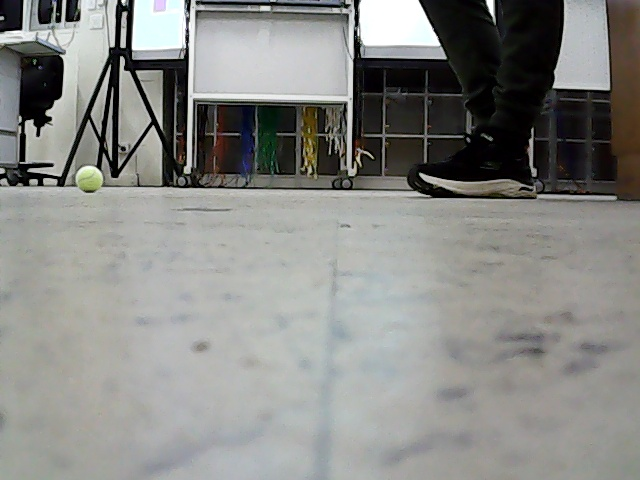
#> input picture notebooks/scratchspace/camera/tennis_ball/image_22.jpg, 640 x 480 px
$ python apply_calib_to_tennis_bal_altl.py
#> lines starting #> are read from the running program, lines starting #| are printed output that depends on the picture; after the words box and inside, x2 and y2 are one past the last pixel; in counts of white or black regions, pixels touching at a corner belong together

"""
This file takes an image of a tennis ball and applies the camera calibration matrix to reproject the tennis ball's
coordinates in 3D space. The steps are as follows:
1. Set IMAGE_PATH to the correct path of the tennis ball image.
2. Set CALIB_MATRIX to the path of the camera calibration matrix.
3. Define the color ranges for the tennis ball in the HSV color space. (You don't have to do this)

Then, the file:
- uses our OpenCV code (generated by Claude AI with background subtraction, etc.) to detect the tennis ball
- finds the pixel coordinates of the image of the tennis ball
- recenters the image coordinates so that the x-coordinates are centered at the image center (because our robot will be at the center of the image)
- reprojects the centered image coordinates to 3D space using the camera calibration matrix
- visualizes the original image, the 2D image points, and the reprojected 3D points

"""


import cv2
import numpy as np
from matplotlib import pyplot as plt
from IPython import display
import numpy as np
import cv2
import matplotlib.pyplot as plt

# Constants
IMAGE_PATH = 'tennis_ball/image_22.jpg'
CALIB_MATRIX = 'camera_calibration-2_3.npz'
Y_FLIP = True
X_FLIP = True
APERTURE_WIDTH_MM = 3.6
APERTURE_HEIGHT_MM = 2.7
IMAGE_SIZE = (640, 480)
TENNIS_BALL_DIAMETER_MM = 65  # Diameter of a tennis ball in mm

# Camera calibration parameters
FOCAL_LENGTH_MM = 4.15

# Define multiple color ranges for different lighting conditions
color_ranges = [
    (np.array([20, 40, 80]), np.array([80, 255, 255])),  # Yellow-green
    (np.array([15, 30, 70]), np.array([85, 255, 255]))  # Broader range
]


def calculate_pixels_per_mm(fx, image_width, sensor_width_mm):
    return fx / sensor_width_mm


def estimate_distance_with_only_ratio(real_radius_cm, pixel_radius, focal_length_pixels):
    """
    Estimate the distance to the tennis ball.

    :param real_radius_cm: The real-world radius of the tennis ball (in cm).
    :param pixel_radius: The detected radius of the tennis ball in pixels.
    :param focal_length_pixels: The camera's focal length in pixels (from camera calibration).
    :return: Estimated distance to the tennis ball in cm.
    """
    distance_cm = (focal_length_pixels * real_radius_cm) / pixel_radius

    return distance_cm

def estimate_distance_with_fx(matrix, r_m, r_px, u):
    dist = matrix[0, 0] * r_m / r_px
    horizontal_offset = (u - matrix[0, 2]) * (r_m / r_px)
    return dist, horizontal_offset


def distance_with_ratio_and_focal_length(object_size_px, pixels_per_mm, object_real_size_mm, focal_length_mm):
    object_size_mm = object_size_px / pixels_per_mm
    distance_mm = object_real_size_mm * focal_length_mm / object_size_mm
    return distance_mm


# Load calibration data
with np.load(CALIB_MATRIX) as calibration_data:
#> (reads notebooks/scratchspace/camera/camera_calibration-2_3.npz from the repository)
    mtx = calibration_data['camera_matrix']
    print("[fx 0 cx\n0 fy cy\n0 0 1]")
    print(mtx)

    fx = mtx[0, 0]  # Focal length in the x-axis
    cx = mtx[0, 2]  # Principal point in the x-axis
    fy = mtx[1, 1]  # Focal length in the y-axis
    cy = mtx[1, 2]  # Principal point in the y-axis
    dist = calibration_data['dist_coeffs']
    rvecs = calibration_data['rvecs']
    tvecs = calibration_data['tvecs']


fovx, fovy, focalLength, principalPoint, aspectRatio = cv2.calibrationMatrixValues(mtx, IMAGE_SIZE, 3.6, 2.7)
# Load the image
frame = cv2.imread(IMAGE_PATH)
#> frame is the input picture: shape (480, 640, 3); mean B, G, R 133.3, 136.6, 136

# Create background subtractor
bg_subtractor = cv2.createBackgroundSubtractorMOG2(detectShadows=True)

# Apply a slight Gaussian blur to reduce noise
blurred_frame = cv2.GaussianBlur(frame, (5, 5), 0)

# Convert the frame to the HSV color space
hsv = cv2.cvtColor(blurred_frame, cv2.COLOR_BGR2HSV)
#> hsv: shape (480, 640, 3); mean H, S, V 54.3, 24.8, 138.5

# Create a mask for the tennis ball color (combine multiple ranges)
mask = np.zeros(hsv.shape[:2], dtype=np.uint8)
for lower, upper in color_ranges:
    mask |= cv2.inRange(hsv, lower, upper)
#> this loop made 2 passes
#> pass 1, `mask |= cv2.inRange(hsv, lower, upper)`:
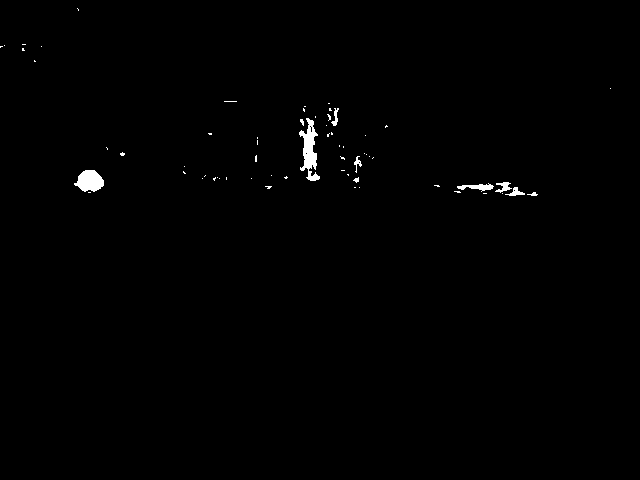
#> mask: shape (480, 640); 0.59% white; 64 white regions (55 under 20 px), largest, box (x1, y1, x2, y2) and area: (299, 118, 320, 181) 621, (74, 170, 104, 192) 462, (457, 183, 494, 192) 157
#> pass 2, `mask |= cv2.inRange(hsv, lower, upper)`:
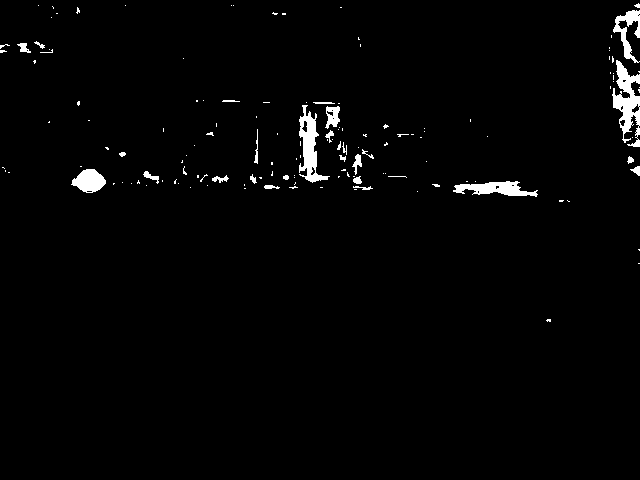
#> mask: shape (480, 640); 1.9% white; 142 white regions (115 under 20 px), largest, box (x1, y1, x2, y2) and area: (612, 60, 640, 147) 1175, (299, 105, 330, 183) 971, (453, 181, 538, 197) 741

# Apply background subtraction
fg_mask = bg_subtractor.apply(frame)
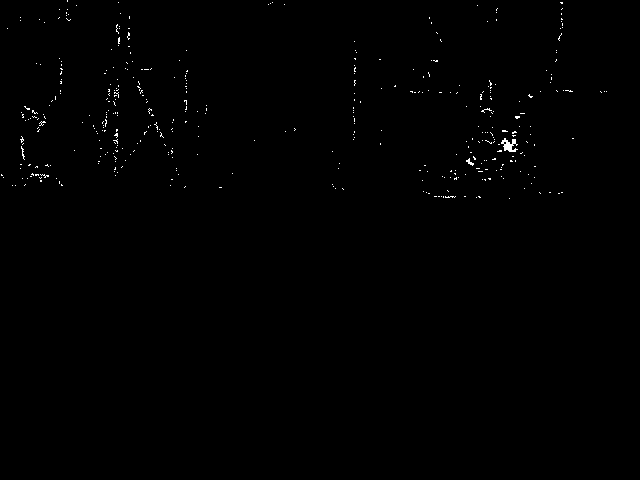
#> fg_mask: shape (480, 640); values 127 (black) and 255 (white), 0.38% white in thin lines or dots, all inside (x1, y1, x2, y2) = (1, 0, 607, 199)

# Combine color mask with foreground mask
combined_mask = cv2.bitwise_and(mask, fg_mask)

# Perform morphological operations to remove noise and improve detection
kernel = np.ones((5, 5), np.uint8)
combined_mask = cv2.morphologyEx(combined_mask, cv2.MORPH_OPEN, kernel)
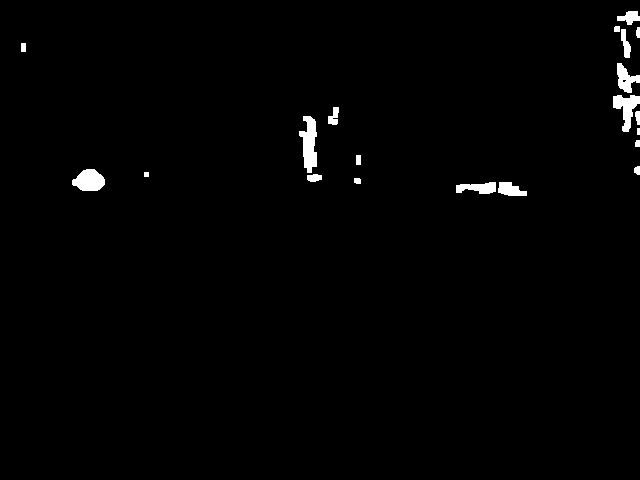
#> combined_mask: shape (480, 640); values 0 (black) and 127 (white), 1.2% white; 20 white regions, largest, box (x1, y1, x2, y2) and area: (299, 116, 317, 173) 653, (72, 169, 105, 191) 536, (613, 95, 640, 132) 503
combined_mask = cv2.morphologyEx(combined_mask, cv2.MORPH_CLOSE, kernel)
#> combined_mask: shape (480, 640); values 0 (black) and 127 (white), 1.2% white; 14 white regions

# Find contours
contours, _ = cv2.findContours(combined_mask, cv2.RETR_EXTERNAL, cv2.CHAIN_APPROX_SIMPLE)
#> contours = 14 contours, 1 with area under 20; largest, box (x1, y1, x2, y2) and area: (613, 63, 640, 135) 877, (299, 116, 322, 182) 674, (456, 182, 527, 196) 565, (72, 169, 105, 191) 498, (617, 11, 640, 25) 174

# Tennis Ball Centers and Sizes
tennis_ball_data = []

# Track the tennis balls
for contour in contours:
    area = cv2.contourArea(contour)
    if area > 100:  # Adjust this threshold as needed
        perimeter = cv2.arcLength(contour, True)
        circularity = 4 * np.pi * (area / (perimeter ** 2))
        if circularity > 0.7:  # Enforce circularity check
            (x, y), radius = cv2.minEnclosingCircle(contour)
            center = (int(x), int(y))
            radius = int(radius)
            diameter = radius * 2
            tennis_ball_data.append((center, diameter))

            # Draw the circle and centroid on the frame
            cv2.circle(frame, center, radius, (0, 255, 0), 2)
            cv2.circle(frame, center, 5, (0, 128, 255), -1)
#> this loop made 14 passes
#> (area, perimeter, circularity, x, y, radius, center, diameter) on pass 4: (497.5, 87.84, 0.81, 88, 181.5, 16, (88, 181), 32)
#> (area, perimeter, circularity) on passes 1, 8, 9, 10, 13, 14: (565, 166.6, 0.256), (674, 185.1, 0.247), (110, 51.66, 0.518), (877, 266.9, 0.155), (163.5, 87.56, 0.268), (174.5, 65.9, 0.505)
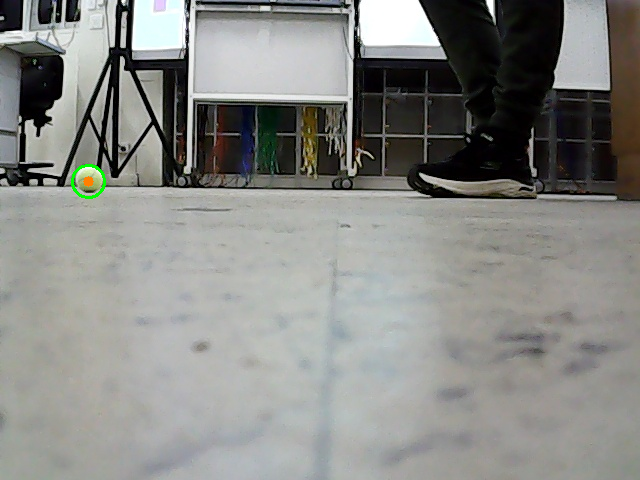
#> frame: shape (480, 640, 3); 0.13% of pixels changed, all inside (x1, y1, x2, y2) = (71, 164, 106, 199)
#> after the loop, tennis_ball_data = [((88, 181), 32)]

# Calculate pixels per mm
# Assuming the image width in pixels is the native resolution width
image_width_px = 3264
sensor_width_mm = image_width_px / calculate_pixels_per_mm(fx, image_width_px, FOCAL_LENGTH_MM)
pixels_per_mm = calculate_pixels_per_mm(fx, frame.shape[1], sensor_width_mm)
#> pixels_per_mm = 101.7

### Calculate distances ###
for center, diameter in tennis_ball_data:
    # This is estimating distance using focal length. The focal length here is just a placeholder, not a real value
    distance = distance_with_ratio_and_focal_length(diameter, pixels_per_mm, TENNIS_BALL_DIAMETER_MM, FOCAL_LENGTH_MM)
    print(f"Tennis ball at {center}: Distance = {distance:.2f} mm")

    # Estimating distance using pin hole camera approach
    distance = estimate_distance_with_only_ratio(TENNIS_BALL_DIAMETER_MM, diameter, (fx + fy) / 2)
    print(f"Tennis ball at {center}: Distance = {distance:.2f} mm")

    dist, x_offset = estimate_distance_with_fx(mtx, TENNIS_BALL_DIAMETER_MM/1000, diameter/2, center[0])
    print(f"Tennis ball at {center}: Distance = {distance:.2f} mm, horizontal_offset{x_offset:.2f} mm")
#> this loop made 1 pass
#> (center, diameter, object_size_mm in distance_with_ratio_and_focal_length, distance_mm in distance_with_ratio_and_focal_length, distance_cm in estimate_distance_with_only_ratio, dist, horizontal_offset in estimate_distance_with_fx) on pass 1: ((88, 181), 32, 0.315, 857.6, 1285.9, 4.77, -0.972)
#| Tennis ball at (88, 181): Distance = 857.65 mm
#| Tennis ball at (88, 181): Distance = 1285.94 mm
#| Tennis ball at (88, 181): Distance = 1285.94 mm, horizontal_offset-0.97 mm


# Display the resulting frame
frame_rgb = cv2.cvtColor(frame, cv2.COLOR_BGR2RGB)
plt.figure(figsize=(12, 8))
#> (this line was passed over: IPython is not available in this run)
plt.imshow(frame_rgb)
#> (this line was passed over: IPython is not available in this run)
plt.title("Detected Tennis Balls")
#> (this line was passed over: IPython is not available in this run)
plt.axis('off')
#> (this line was passed over: IPython is not available in this run)
plt.show()

# Existing 3D reprojection code can remain unchanged
# ...
